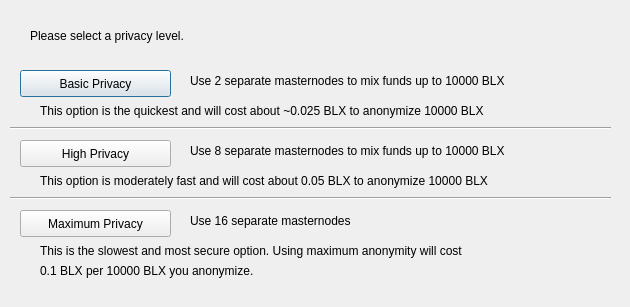
<?xml version="1.0" encoding="UTF-8"?>
<ui version="4.0">
 <class>ObfuscationConfig</class>
 <widget class="QDialog" name="ObfuscationConfig">
  <property name="geometry">
   <rect>
    <x>0</x>
    <y>0</y>
    <width>630</width>
    <height>307</height>
   </rect>
  </property>
  <property name="windowTitle">
   <string>Configure Obfuscation</string>
  </property>
  <widget class="QPushButton" name="buttonBasic">
   <property name="geometry">
    <rect>
     <x>20</x>
     <y>70</y>
     <width>151</width>
     <height>27</height>
    </rect>
   </property>
   <property name="text">
    <string>Basic Privacy</string>
   </property>
  </widget>
  <widget class="QPushButton" name="buttonHigh">
   <property name="geometry">
    <rect>
     <x>20</x>
     <y>140</y>
     <width>151</width>
     <height>27</height>
    </rect>
   </property>
   <property name="text">
    <string>High Privacy</string>
   </property>
  </widget>
  <widget class="QPushButton" name="buttonMax">
   <property name="geometry">
    <rect>
     <x>20</x>
     <y>210</y>
     <width>151</width>
     <height>27</height>
    </rect>
   </property>
   <property name="text">
    <string>Maximum Privacy</string>
   </property>
  </widget>
  <widget class="QLabel" name="label">
   <property name="geometry">
    <rect>
     <x>30</x>
     <y>20</y>
     <width>571</width>
     <height>31</height>
    </rect>
   </property>
   <property name="text">
    <string>Please select a privacy level.</string>
   </property>
  </widget>
  <widget class="QLabel" name="label_2">
   <property name="geometry">
    <rect>
     <x>190</x>
     <y>70</y>
     <width>421</width>
     <height>21</height>
    </rect>
   </property>
   <property name="text">
    <string>Use 2 separate masternodes to mix funds up to 10000 BLX</string>
   </property>
  </widget>
  <widget class="QLabel" name="label_3">
   <property name="geometry">
    <rect>
     <x>190</x>
     <y>140</y>
     <width>411</width>
     <height>21</height>
    </rect>
   </property>
   <property name="text">
    <string>Use 8 separate masternodes to mix funds up to 10000 BLX</string>
   </property>
  </widget>
  <widget class="QLabel" name="label_4">
   <property name="geometry">
    <rect>
     <x>190</x>
     <y>210</y>
     <width>421</width>
     <height>21</height>
    </rect>
   </property>
   <property name="text">
    <string>Use 16 separate masternodes</string>
   </property>
  </widget>
  <widget class="QLabel" name="label_6">
   <property name="geometry">
    <rect>
     <x>40</x>
     <y>100</y>
     <width>561</width>
     <height>21</height>
    </rect>
   </property>
   <property name="text">
    <string>This option is the quickest and will cost about ~0.025 BLX to anonymize 10000 BLX</string>
   </property>
  </widget>
  <widget class="QLabel" name="label_7">
   <property name="geometry">
    <rect>
     <x>40</x>
     <y>170</y>
     <width>561</width>
     <height>21</height>
    </rect>
   </property>
   <property name="text">
    <string>This option is moderately fast and will cost about 0.05 BLX to anonymize 10000 BLX</string>
   </property>
  </widget>
  <widget class="QLabel" name="label_8">
   <property name="geometry">
    <rect>
     <x>40</x>
     <y>240</y>
     <width>561</width>
     <height>21</height>
    </rect>
   </property>
   <property name="text">
    <string>This is the slowest and most secure option. Using maximum anonymity will cost</string>
   </property>
  </widget>
  <widget class="QLabel" name="label_9">
   <property name="geometry">
    <rect>
     <x>40</x>
     <y>260</y>
     <width>561</width>
     <height>21</height>
    </rect>
   </property>
   <property name="text">
    <string>0.1 BLX per 10000 BLX you anonymize.</string>
   </property>
  </widget>
  <widget class="Line" name="line">
   <property name="geometry">
    <rect>
     <x>10</x>
     <y>120</y>
     <width>601</width>
     <height>16</height>
    </rect>
   </property>
   <property name="orientation">
    <enum>Qt::Horizontal</enum>
   </property>
  </widget>
  <widget class="Line" name="line_2">
   <property name="geometry">
    <rect>
     <x>10</x>
     <y>190</y>
     <width>601</width>
     <height>16</height>
    </rect>
   </property>
   <property name="orientation">
    <enum>Qt::Horizontal</enum>
   </property>
  </widget>
 </widget>
 <resources/>
 <connections/>
</ui>
